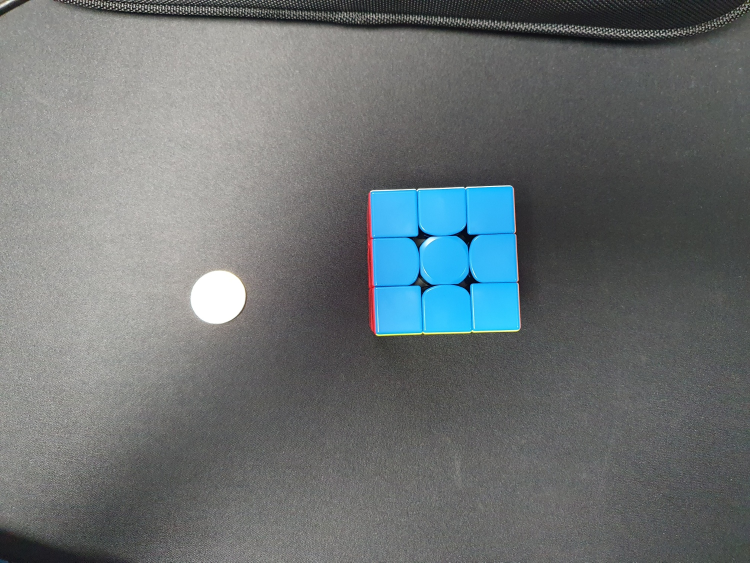
#> input picture kim/images/top4.jpg, 1500 x 1125 px, given in place of top1.jpg, which was not available (shown at 1/2 size)
$ python object_volume.py   (older library calls are emulated)
#> lines starting #> are read from the running program, lines starting #| are printed output that depends on the picture; after the words box and inside, x2 and y2 are one past the last pixel; in counts of white or black regions, pixels touching at a corner belong together; pictures that were not available may be replaced by others from this repository, and a replacement may not be noted
#참고자료: https://github.com/Practical-CV/Measuring-Size-of-Objects-with-OpenCV
from scipy.spatial import distance as dist
from imutils import perspective
from imutils import contours
import numpy as np
import argparse
import imutils
import cv2
import math

class Image:
    """카메라로 찍은 사진(음식, ref물체 포함)"""

    def __init__(self, img_path):
        self.img_path = img_path
        self.original_img = self.getImage() #아무작업 안 한 오리지널 사진
        self.contours = self.getValidContours(ignoreLessThan_px=500) #물체로 인식된 윤곽선들 모음
        self.marked_img = self.getMarkedImage() #여러가지 표시가 되어있는 사진
        self.contour_ref = None # contour of reference object
        self.PX_PER_MM = None # 1픽셀 당 mm(길이)
        self.WIDTH_REF_OBJECT = 24 #100원 동전의 지름(mm)

    def getImage(self, path=None):
        """path에서 이미지 파일 리턴"""
        if path is None: path = self.img_path

        image = cv2.imread(path)
        return image

    def getValidContours(self, image=None, ignoreLessThan_px=100):
        """
        image에서 윤곽선 따서 쓸만한 윤곽선들의 list 리턴
        ignoreLessThan_px 보다 적은 영역으로 된 윤곽은 버림
        """
        if image is None:
            image = self.original_img

        # 이미지 grayscale로 변경. 조금 blur시키기.
        gray = cv2.cvtColor(image, cv2.COLOR_BGR2GRAY)
        gray = cv2.GaussianBlur(gray, (7, 7), 0)

        # 이미지 엣지 따고, 확장 수축을 통해 자잘한 경계선들을 제거
        edged = cv2.Canny(gray, 50, 100)
        edged = cv2.dilate(edged, None, iterations=1)
        edged = cv2.erode(edged, None, iterations=1)

        # edged 이미지에서 윤곽선따기, cnts 좌->우로 정렬
        cnts = cv2.findContours(edged.copy(), cv2.RETR_EXTERNAL, cv2.CHAIN_APPROX_SIMPLE)
        cnts = imutils.grab_contours(cnts)
        (cnts, _) = contours.sort_contours(cnts)

        # 필요한 contours만 분류해서 valid_cnts에 저장(면적이 ignoreLessThan_px보다 작은 것 무시)
        valid_cnts = list()
        for cnt in cnts:
            if cv2.contourArea(cnt) < ignoreLessThan_px: continue
            else: valid_cnts.append(cnt)

        return valid_cnts

    def getMarkedImage(self, original_img=None, contours=None):
        """original_img에서 물체들을 탐지하여 사각형 및 index를 표시한 이미지 리턴"""
        if original_img == None: original_img = self.original_img
        if contours == None: contours = self.contours

        marked_img = original_img.copy()

        cntIndex = 0
        for cnt in contours:
            box = self.getBoundingBox(cnt)

            # bbox 꼭짓점 찍고, 상자 그리기
            for (x, y) in box: cv2.circle(marked_img, (int(x), int(y)), 5, (0, 0, 255), -1)
            cv2.drawContours(marked_img, [box.astype("int")], -1, (0, 255, 0), 2)

            # bbox 각 변의 중간점 좌표 구하기
            (tl, tr, br, bl) = box
            (tX, tY) = midpoint(tl, tr)
            (bX, bY) = midpoint(bl, br)
            (lX, lY) = midpoint(tl, bl)
            (rX, rY) = midpoint(tr, br)

            # bbox의 무게중심 좌표 구하기
            (cX, cY) = midpoint((tX, tY), (bX, bY))

            # bbox 각 변의 중간점 그리기
            cv2.circle(marked_img, (int(tX), int(tY)), 5, (255, 0, 0), -1)
            cv2.circle(marked_img, (int(bX), int(bY)), 5, (255, 0, 0), -1)
            cv2.circle(marked_img, (int(lX), int(lY)), 5, (255, 0, 0), -1)
            cv2.circle(marked_img, (int(rX), int(rY)), 5, (255, 0, 0), -1)

            # bbox 중간점을 잇는 선 그리기
            cv2.line(marked_img, (int(tX), int (tY)), (int(bX), int(bY)), (255, 0, 255), 2)
            cv2.line(marked_img, (int(lX), int (lY)), (int(rX), int(rY)), (255, 0, 255), 2)

            # 각 contour의 index 그리기
            cv2.putText(marked_img, "[{}]".format(cntIndex), (int(cX)-35, int(cY)), cv2.FONT_HERSHEY_SIMPLEX, 1.5, (255, 255, 0), 3)

            # contour 그리기
            # cv2.drawContours(marked_img, cnt, -1, (255,0,0), 3)

            cntIndex += 1

        return marked_img

    def getBoundingBox(self, contour):
        """
        전달받은 contour을 감싸는 사각형(bbox)의 꼭짓점 좌표 리턴
        형식: top-left, top-right, bottom-right, bottom-left
        """
        # Rotated bounding box 방식으로 bbox 처리
        # TODO: cv2.boundingRect(contour)로 바꿔서 계산하는 것 고려
        box = cv2.minAreaRect(contour)
        box = cv2.boxPoints(box) # box = cv2.cv.BoxPoints(box) if imutils.is_cv2() else cv2.boxPoints(box) # 보통은 cv2아니라서 주석처리
        box = np.array(box, dtype="int")

        # 꼭짓점 좌표를 tl, tr, br, bl 순으로 조정
        box = perspective.order_points(box)

        return box

    # [16 lines left out: function getWidthHeight_px, not called in this run]

    def getAreaSize_px(self, contour):
        """전달받은 contour의 내부 면적 리턴"""
        return cv2.contourArea(contour)

    def setContour_ref(self, index):
        """입력된 index에 해당하는 contour을 self.contour_ref로 지정"""
        self.contour_ref = self.contours[index]

    def setPixelsPerMetric(self):
        self.PX_PER_MM = self.getWidthHeight_px(self.contour_ref)[0]  / self.WIDTH_REF_OBJECT

class Object3D():
    """
    높이가 있는 3D 물체
    metric unit은 mm, mm^2, mm^3으로 통일(pixel 아님)
    """
    def __init__(self, topImg: Image, sideImg: Image):
        # 기초 맴버변수
        self.topImg = topImg
        self.sideImg = sideImg
        self.top_cntIndex = None
        self.side_cntIndex = None

        # 2D관련 정보들
        self.top_dimensions = None # 형식 (width, height, area)
        self.side_dimensions = None # 형식 (width, height, area)
        self.SINE_CAM_ANGLE = None

        # Bounding Cuboid의 dimensions
        self.bCuboid_width = None
        self.bCuboid_depth = None
        self.bCuboid_height = 0

        self.volume = None

    def setContourIndex(self, top_idx, side_idx):
        self.top_cntIndex = top_idx
        self.side_cntIndex = side_idx

    # [14 lines left out: function calc2dDimensions, not called in this run]

    def set2dDimensions(self):
        self.top_dimensions = self.calc2dDimensions(self.topImg, self.topImg.contours[self.top_cntIndex])
        self.side_dimensions = self.calc2dDimensions(self.sideImg, self.sideImg.contours[self.side_cntIndex])

    # [31 lines left out: functions calcCamAngle, setBCuboidDimensions, calcVolume, setAll, not called in this run]

def midpoint(point1, point2):
    return ((point1[0] + point2[0])/2, (point1[1] + point2[1])/2)

def rescaleFrame(frame, scale=0.75):
    """
    이미지를 띄우는 창의 프레임을 일정비율로 재조정하는 함수
    사용법: resized_img = rescaleFrame(img, scale); cv2.imshow('~~~', resized_img)
    출처: https://github.com/jasmcaus/opencv-course/blob/master/Section%20%232%20-%20Advanced/rescale_resize.py
    """
    width = int(frame.shape[1] * scale)
    height = int(frame.shape[0] * scale)

    dimensions = (width, height)

    return cv2.resize(frame, dimensions, interpolation=cv2.INTER_AREA)

def calcVolume(top_image_path, side_image_path, objectNum = 1):
    """부피를 측정하려는 물체의 개수: objectNum"""
    topImage = Image(top_image_path)
#> in getImage, image is the input picture: shape (1125, 1500, 3); mean B, G, R 114.9, 113.5, 107.3
#> in getValidContours, `edged = cv2.Canny(gray, 50, 100)`:
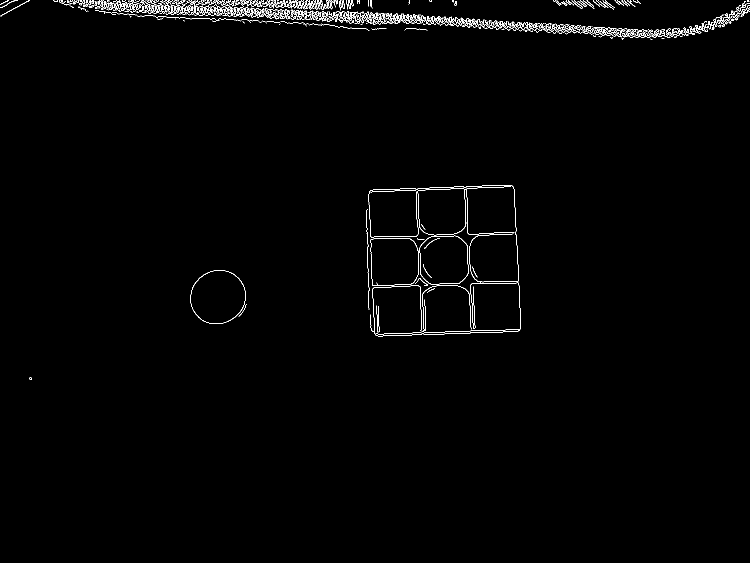
#> edged: shape (1125, 1500) (shown at 1/2 size); 1% white in thin lines or dots, all inside (x1, y1, x2, y2) = (0, 0, 1500, 760)
#> in getValidContours, `edged = cv2.dilate(edged, None, iterations=1)`: edged: shape (1125, 1500); 3.1% white; 24 white regions, largest, box (x1, y1, x2, y2) and area: (106, 0, 1500, 81) 33437, (736, 369, 1043, 674) 13463, (379, 539, 494, 649) 1385
#> in getValidContours, `edged = cv2.erode(edged, None, iterations=1)`:
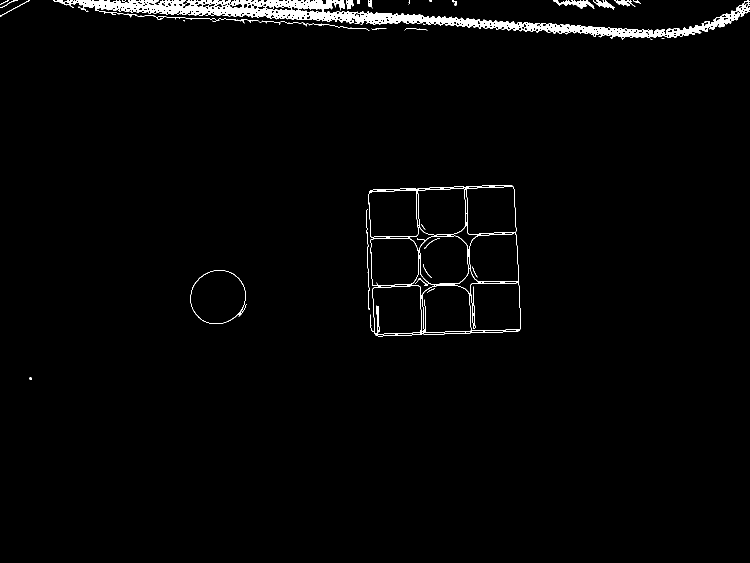
#> edged: shape (1125, 1500) (shown at 1/2 size); 1.8% white; 41 white regions (15 under 20 px)
#> in getValidContours, `cnts = cv2.findContours(edged.copy(), cv2.RETR_EXTERNAL, cv2.CHAIN_APP..`: cnts = 35 contours, 22 with area under 20; largest, box (x1, y1, x2, y2) and area: (737, 370, 1042, 673) 85388, (107, 0, 1500, 79) 25421, (380, 540, 493, 648) 9288, (1106, 0, 1189, 18) 487, (1186, 0, 1230, 19) 252
#> the loop in getValidContours, `for cnt in cnts:` made 35 passes
#> cnt on passes 8, 11, 14, 19, 26: [[366, 40], [368, 42], [368, 40]], [[424, 41], [425, 42], [431, 42], [425, 42]], [[613, 46], [615, 46], [616, 47], [615, 46]], [[715, 0], [715, 7], [718, 7], [718, 0]], [[846, 47], [846, 48], [850, 48], [847, 48]]
#> after the loop in getValidContours, `for cnt in cnts:`: valid_cnts = 3 contours; box (x1, y1, x2, y2) and area: (737, 370, 1042, 673) 85388, (107, 0, 1500, 79) 25421, (380, 540, 493, 648) 9288
#> in __init__, `self.contours = self.getValidContours(ignoreLessThan_px=500)`: self.contours has the same summary as valid_cnts in getValidContours
#> in getMarkedImage, `if contours == None: contours = self.contours`: contours has the same summary as valid_cnts in getValidContours
#> the loop in getMarkedImage, `for cnt in contours:` made 3 passes
#> (tl, tr, br, bl, tX, tY, bX, bY) on passes 1 to 3: ([107, 0], [1499, 0], [1499, 78], [107, 78], 803, 0, 803, 78), ([362, 568], [464, 522], [508, 618], [406, 665], 413, 545, 457, 641.5), ([730, 379], [1031, 368], [1042, 662], [741, 673], 880.5, 373.5, 891.5, 667.5)
#> after the loop in getMarkedImage, `for cnt in contours:`:
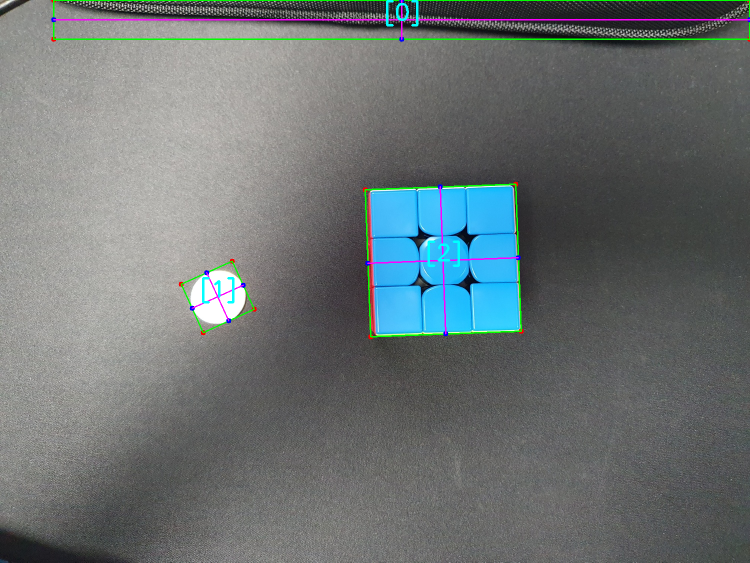
#> marked_img: shape (1125, 1500, 3) (shown at 1/2 size); 1.33% of pixels changed, all inside (x1, y1, x2, y2) = (102, 0, 1500, 679)
#> after the loop in getMarkedImage, `for cnt in contours:`: cntIndex = 3
    sideImage = Image(side_image_path)
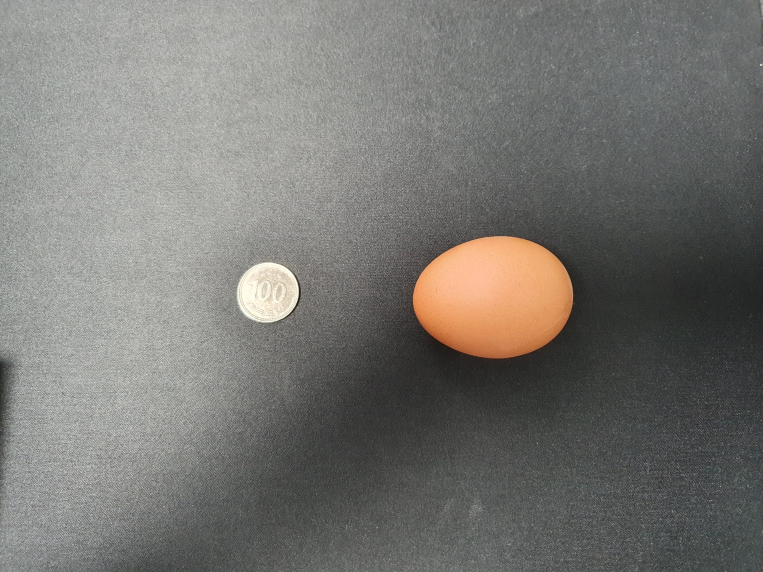
#> input picture kim/images/top5.jpg, 1525 x 1144 px, given in place of side1.jpg, which was not available (shown at 1/2 size)
#> in getImage, image is the input picture: shape (1144, 1525, 3); mean B, G, R 113.6, 117.7, 119
#> call 2 of getValidContours, with ignoreLessThan_px = 500
#> in getValidContours (call 2), `edged = cv2.Canny(gray, 50, 100)`: edged: shape (1144, 1525); 0.17% white in thin lines or dots
#> in getValidContours (call 2), `edged = cv2.dilate(edged, None, iterations=1)`:
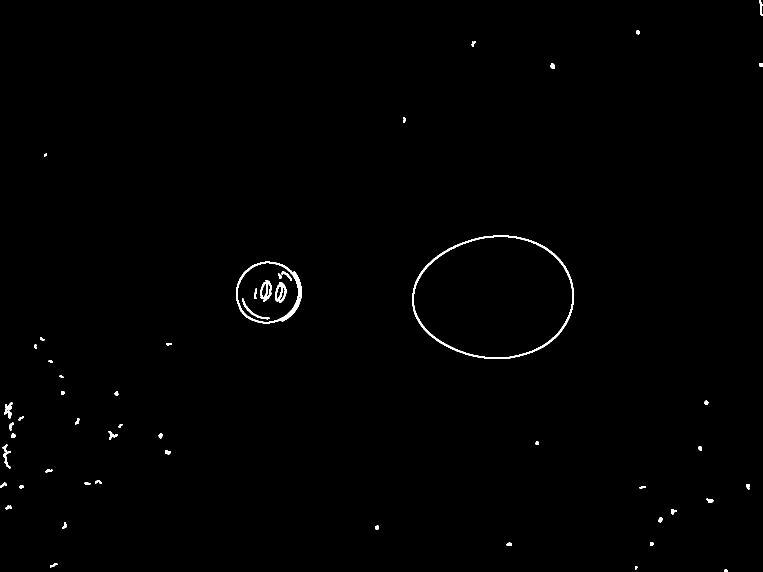
#> edged: shape (1144, 1525) (shown at 1/2 size); 0.55% white; 53 white regions, largest, box (x1, y1, x2, y2) and area: (824, 471, 1148, 718) 3295, (472, 523, 603, 647) 1859, (521, 560, 544, 604) 463
#> in getValidContours (call 2), `edged = cv2.erode(edged, None, iterations=1)`: edged: shape (1144, 1525); 0.19% white in thin lines or dots
#> in getValidContours (call 2), `cnts = cv2.findContours(edged.copy(), cv2.RETR_EXTERNAL, cv2.CHAIN_APP..`: cnts = 48 contours, 40 with area under 20; largest, box (x1, y1, x2, y2) and area: (825, 472, 1147, 717) 61252, (473, 524, 602, 646) 12253, (9, 806, 24, 836) 60, (1414, 998, 1426, 1005) 28, (1317, 1036, 1325, 1044) 24, (24, 868, 30, 875) 24, (1014, 1086, 1023, 1091) 22, (1343, 1020, 1353, 1028) 20
#> the loop in getValidContours (call 2), `for cnt in cnts:` made 48 passes
#> after the loop in getValidContours (call 2), `for cnt in cnts:`: valid_cnts = 2 contours; box (x1, y1, x2, y2) and area: (825, 472, 1147, 717) 61252, (473, 524, 602, 646) 12253
#> in __init__ (call 2), `self.contours = self.getValidContours(ignoreLessThan_px=500)`: self.contours has the same summary as valid_cnts in getValidContours
#> in getMarkedImage (call 2), `if contours == None: contours = self.contours`: contours has the same summary as valid_cnts in getValidContours
#> the loop in getMarkedImage (call 2), `for cnt in contours:` made 2 passes
#> (tl, tr, br, bl, tX, tY, bX, bY) on passes 1 to 2: ([473, 524], [601, 524], [601, 645], [473, 645], 537, 524, 537, 645), ([825, 472], [1146, 472], [1146, 716], [825, 716], 985.5, 472, 985.5, 716)
#> after the loop in getMarkedImage (call 2), `for cnt in contours:`:
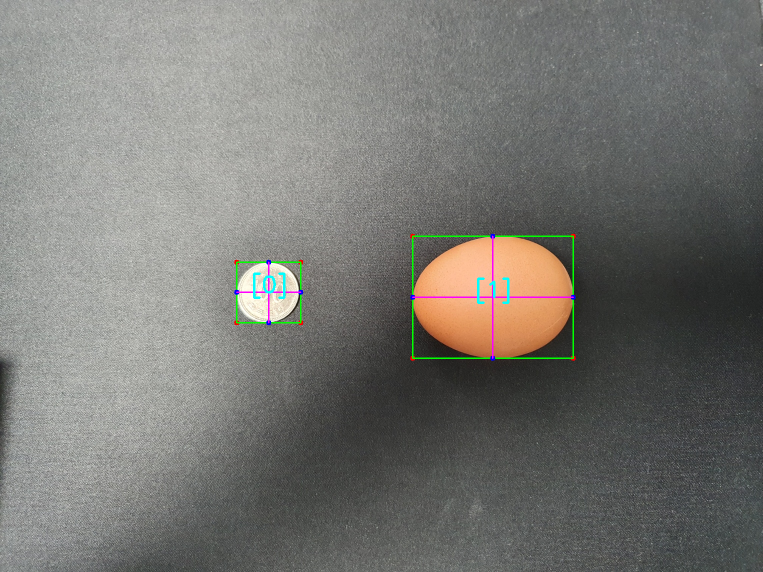
#> marked_img: shape (1144, 1525, 3) (shown at 1/2 size); 0.57% of pixels changed, all inside (x1, y1, x2, y2) = (468, 467, 1152, 722)
#> after the loop in getMarkedImage (call 2), `for cnt in contours:`: cntIndex = 2
    top_tar_index = list()
    side_tar_index = list()

    foodObjs = list()
    for i in range(objectNum):
        foodObjs.append(Object3D(topImage, sideImage))
    cv2.imshow('top', rescaleFrame(topImage.marked_img, 0.5))
    cv2.waitKey(1)
    cv2.imshow('side', rescaleFrame(sideImage.marked_img, 0.5))
#> call 2 of rescaleFrame, with scale = 0.5
#> in rescaleFrame (call 2), `return cv2.resize(frame, dimensions, interpolation=cv2.INTER_AREA)`:
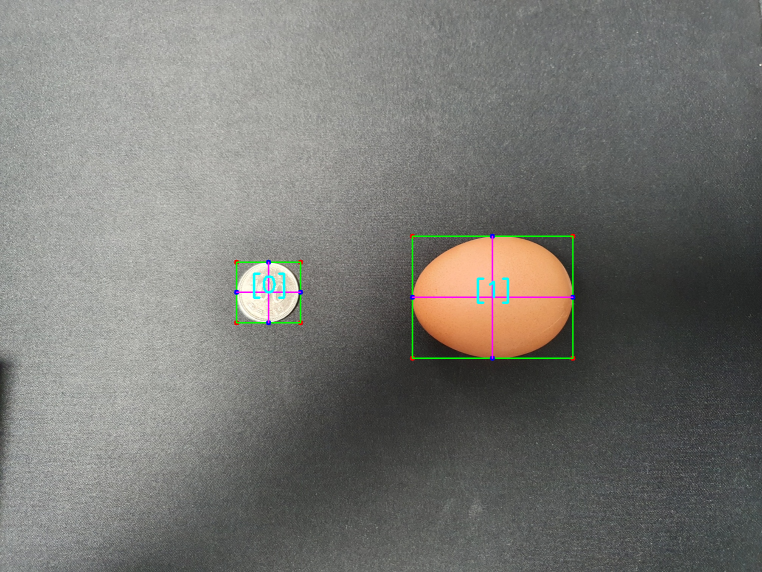
#> returned value: shape (572, 762, 3); mean of channels 0, 1, 2 113.6, 117.9, 118.5; drawn as B, G, R
    cv2.waitKey(1)

    # 사용자가 refObject와 foodObject를 번호로 지정
    print("<Top Image>")
    top_ref_index = int(input("Reference 물체의 번호: "))
#> the answer given: 3
    for i in range(objectNum):
        top_tar_index.append(int(input("부피 측정을 원하는 음식#{}의 번호: ".format(i))))
#> this loop made 1 pass; the answer given on pass 1: 3

    print("<Side Image>")
    side_ref_index = int(input("Reference 물체의 번호:"))
#> the answer given: 3
    for i in range(objectNum):
        side_tar_index.append(int(input("부피 측정을 원하는 음식#{}의 번호: ".format(i))))

    # Object들에 index 설정
    topImage.setContour_ref(top_ref_index)
    sideImage.setContour_ref(side_ref_index)
    for i in range(objectNum):
        foodObjs[i].setContourIndex(top_tar_index[i], side_tar_index[i])

    # 각 이미지의 px_per_mm 설정
    topImage.setPixelsPerMetric()
    sideImage.setPixelsPerMetric()

    for i in range(objectNum):
        foodObjs[i].setAll()

    foodVolumes = list()
    for foodObj in foodObjs:
        foodVolumes.append(foodObj.volume)

    return foodVolumes


if __name__ == "__main__":
    # [10 lines of commented-out code are left out]

    idx = 1
    topImagePath = "images/rice/{}/top{}.jpg".format(idx, idx)
    sideImagePath = "images/rice/{}/side{}.jpg".format(idx, idx)

    i = 1
    rice_calperg = 305/300
#> (the run stopped early here; a loop or call above may not have finished)
